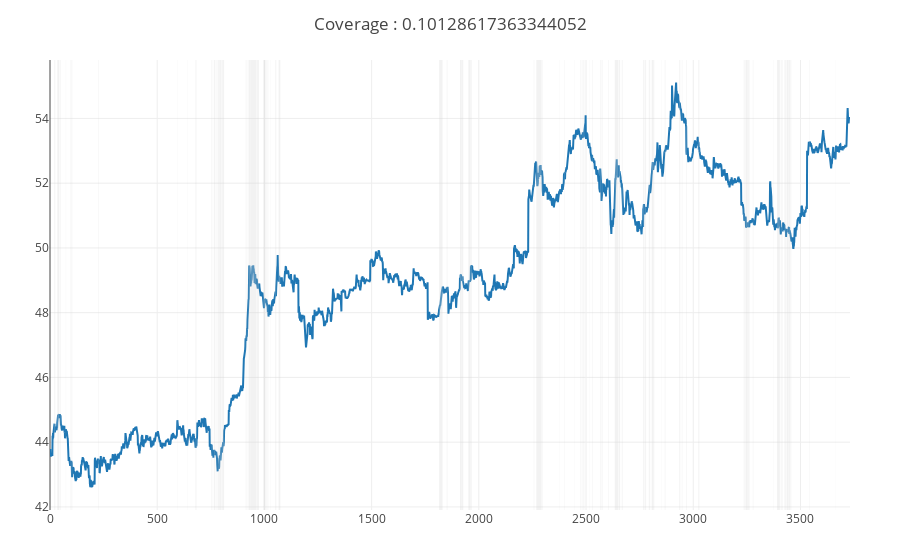

The notebook cell this image was saved under:
### Code cell
plotprevisibility(controlt.lastPrice, prevprobs .>= .5)

### Figure 1 — Plotly figure (JSON) as saved in the notebook; plotly's stock layout.template omitted (floating-point values rounded to 4 significant figures; data arrays with more than 128 entries replaced by an {"elided": "..."} marker saying what was removed)
{"data": [{"type": "scatter", "y": {"elided": "3732 float values"}}], "layout": {"autosize": true, "margin": {"b": 50, "l": 50, "r": 50, "t": 60}, "shapes": [{"fillcolor": "#d3d3d3", "line": {"width": 0}, "opacity": 0.3, "type": "rect", "x0": 20, "x1": 23, "xref": "x", "y0": 0, "y1": 1, "yref": "paper"}, {"fillcolor": "#d3d3d3", "line": {"width": 0}, "opacity": 0.3, "type": "rect", "x0": 26, "x1": 27, "xref": "x", "y0": 0, "y1": 1, "yref": "paper"}, {"fillcolor": "#d3d3d3", "line": {"width": 0}, "opacity": 0.3, "type": "rect", "x0": 34, "x1": 42, "xref": "x", "y0": 0, "y1": 1, "yref": "paper"}, {"fillcolor": "#d3d3d3", "line": {"width": 0}, "opacity": 0.3, "type": "rect", "x0": 43, "x1": 44, "xref": "x", "y0": 0, "y1": 1, "yref": "paper"}, {"fillcolor": "#d3d3d3", "line": {"width": 0}, "opacity": 0.3, "type": "rect", "x0": 46, "x1": 47, "xref": "x", "y0": 0, "y1": 1, "yref": "paper"}, {"fillcolor": "#d3d3d3", "line": {"width": 0}, "opacity": 0.3, "type": "rect", "x0": 49, "x1": 51, "xref": "x", "y0": 0, "y1": 1, "yref": "paper"}, {"fillcolor": "#d3d3d3", "line": {"width": 0}, "opacity": 0.3, "type": "rect", "x0": 74, "x1": 75, "xref": "x", "y0": 0, "y1": 1, "yref": "paper"}, {"fillcolor": "#d3d3d3", "line": {"width": 0}, "opacity": 0.3, "type": "rect", "x0": 95, "x1": 96, "xref": "x", "y0": 0, "y1": 1, "yref": "paper"}, {"fillcolor": "#d3d3d3", "line": {"width": 0}, "opacity": 0.3, "type": "rect", "x0": 97, "x1": 98, "xref": "x", "y0": 0, "y1": 1, "yref": "paper"}, {"fillcolor": "#d3d3d3", "line": {"width": 0}, "opacity": 0.3, "type": "rect", "x0": 99, "x1": 101, "xref": "x", "y0": 0, "y1": 1, "yref": "paper"}, {"fillcolor": "#d3d3d3", "line": {"width": 0}, "opacity": 0.3, "type": "rect", "x0": 103, "x1": 104, "xref": "x", "y0": 0, "y1": 1, "yref": "paper"}, {"fillcolor": "#d3d3d3", "line": {"width": 0}, "opacity": 0.3, "type": "rect", "x0": 224, "x1": 226, "xref": "x", "y0": 0, "y1": 1, "yref": "paper"}, {"fillcolor": "#d3d3d3", "line": {"width": 0}, "opacity": 0.3, "type": "rect", "x0": 594, "x1": 595, "xref": "x", "y0": 0, "y1": 1, "yref": "paper"}, {"fillcolor": "#d3d3d3", "line": {"width": 0}, "opacity": 0.3, "type": "rect", "x0": 640, "x1": 641, "xref": "x", "y0": 0, "y1": 1, "yref": "paper"}, {"fillcolor": "#d3d3d3", "line": {"width": 0}, "opacity": 0.3, "type": "rect", "x0": 678, "x1": 679, "xref": "x", "y0": 0, "y1": 1, "yref": "paper"}, {"fillcolor": "#d3d3d3", "line": {"width": 0}, "opacity": 0.3, "type": "rect", "x0": 680, "x1": 683, "xref": "x", "y0": 0, "y1": 1, "yref": "paper"}, {"fillcolor": "#d3d3d3", "line": {"width": 0}, "opacity": 0.3, "type": "rect", "x0": 752, "x1": 753, "xref": "x", "y0": 0, "y1": 1, "yref": "paper"}, {"fillcolor": "#d3d3d3", "line": {"width": 0}, "opacity": 0.3, "type": "rect", "x0": 754, "x1": 755, "xref": "x", "y0": 0, "y1": 1, "yref": "paper"}, {"fillcolor": "#d3d3d3", "line": {"width": 0}, "opacity": 0.3, "type": "rect", "x0": 759, "x1": 760, "xref": "x", "y0": 0, "y1": 1, "yref": "paper"}, {"fillcolor": "#d3d3d3", "line": {"width": 0}, "opacity": 0.3, "type": "rect", "x0": 764, "x1": 768, "xref": "x", "y0": 0, "y1": 1, "yref": "paper"}, {"fillcolor": "#d3d3d3", "line": {"width": 0}, "opacity": 0.3, "type": "rect", "x0": 769, "x1": 770, "xref": "x", "y0": 0, "y1": 1, "yref": "paper"}, {"fillcolor": "#d3d3d3", "line": {"width": 0}, "opacity": 0.3, "type": "rect", "x0": 772, "x1": 773, "xref": "x", "y0": 0, "y1": 1, "yref": "paper"}, {"fillcolor": "#d3d3d3", "line": {"width": 0}, "opacity": 0.3, "type": "rect", "x0": 777, "x1": 780, "xref": "x", "y0": 0, "y1": 1, "yref": "paper"}, {"fillcolor": "#d3d3d3", "line": {"width": 0}, "opacity": 0.3, "type": "rect", "x0": 783, "x1": 784, "xref": "x", "y0": 0, "y1": 1, "yref": "paper"}, {"fillcolor": "#d3d3d3", "line": {"width": 0}, "opacity": 0.3, "type": "rect", "x0": 785, "x1": 792, "xref": "x", "y0": 0, "y1": 1, "yref": "paper"}, {"fillcolor": "#d3d3d3", "line": {"width": 0}, "opacity": 0.3, "type": "rect", "x0": 793, "x1": 798, "xref": "x", "y0": 0, "y1": 1, "yref": "paper"}, {"fillcolor": "#d3d3d3", "line": {"width": 0}, "opacity": 0.3, "type": "rect", "x0": 800, "x1": 806, "xref": "x", "y0": 0, "y1": 1, "yref": "paper"}, {"fillcolor": "#d3d3d3", "line": {"width": 0}, "opacity": 0.3, "type": "rect", "x0": 807, "x1": 812, "xref": "x", "y0": 0, "y1": 1, "yref": "paper"}, {"fillcolor": "#d3d3d3", "line": {"width": 0}, "opacity": 0.3, "type": "rect", "x0": 913, "x1": 914, "xref": "x", "y0": 0, "y1": 1, "yref": "paper"}, {"fillcolor": "#d3d3d3", "line": {"width": 0}, "opacity": 0.3, "type": "rect", "x0": 916, "x1": 918, "xref": "x", "y0": 0, "y1": 1, "yref": "paper"}, {"fillcolor": "#d3d3d3", "line": {"width": 0}, "opacity": 0.3, "type": "rect", "x0": 920, "x1": 921, "xref": "x", "y0": 0, "y1": 1, "yref": "paper"}, {"fillcolor": "#d3d3d3", "line": {"width": 0}, "opacity": 0.3, "type": "rect", "x0": 926, "x1": 934, "xref": "x", "y0": 0, "y1": 1, "yref": "paper"}, {"fillcolor": "#d3d3d3", "line": {"width": 0}, "opacity": 0.3, "type": "rect", "x0": 935, "x1": 962, "xref": "x", "y0": 0, "y1": 1, "yref": "paper"}, {"fillcolor": "#d3d3d3", "line": {"width": 0}, "opacity": 0.3, "type": "rect", "x0": 964, "x1": 968, "xref": "x", "y0": 0, "y1": 1, "yref": "paper"}, {"fillcolor": "#d3d3d3", "line": {"width": 0}, "opacity": 0.3, "type": "rect", "x0": 969, "x1": 974, "xref": "x", "y0": 0, "y1": 1, "yref": "paper"}, {"fillcolor": "#d3d3d3", "line": {"width": 0}, "opacity": 0.3, "type": "rect", "x0": 994, "x1": 995, "xref": "x", "y0": 0, "y1": 1, "yref": "paper"}, {"fillcolor": "#d3d3d3", "line": {"width": 0}, "opacity": 0.3, "type": "rect", "x0": 996, "x1": 1006, "xref": "x", "y0": 0, "y1": 1, "yref": "paper"}, {"fillcolor": "#d3d3d3", "line": {"width": 0}, "opacity": 0.3, "type": "rect", "x0": 1010, "x1": 1014, "xref": "x", "y0": 0, "y1": 1, "yref": "paper"}, {"fillcolor": "#d3d3d3", "line": {"width": 0}, "opacity": 0.3, "type": "rect", "x0": 1019, "x1": 1020, "xref": "x", "y0": 0, "y1": 1, "yref": "paper"}, {"fillcolor": "#d3d3d3", "line": {"width": 0}, "opacity": 0.3, "type": "rect", "x0": 1027, "x1": 1028, "xref": "x", "y0": 0, "y1": 1, "yref": "paper"}, {"fillcolor": "#d3d3d3", "line": {"width": 0}, "opacity": 0.3, "type": "rect", "x0": 1050, "x1": 1053, "xref": "x", "y0": 0, "y1": 1, "yref": "paper"}, {"fillcolor": "#d3d3d3", "line": {"width": 0}, "opacity": 0.3, "type": "rect", "x0": 1055, "x1": 1056, "xref": "x", "y0": 0, "y1": 1, "yref": "paper"}, {"fillcolor": "#d3d3d3", "line": {"width": 0}, "opacity": 0.3, "type": "rect", "x0": 1066, "x1": 1074, "xref": "x", "y0": 0, "y1": 1, "yref": "paper"}, {"fillcolor": "#d3d3d3", "line": {"width": 0}, "opacity": 0.3, "type": "rect", "x0": 1815, "x1": 1829, "xref": "x", "y0": 0, "y1": 1, "yref": "paper"}, {"fillcolor": "#d3d3d3", "line": {"width": 0}, "opacity": 0.3, "type": "rect", "x0": 1831, "x1": 1833, "xref": "x", "y0": 0, "y1": 1, "yref": "paper"}, {"fillcolor": "#d3d3d3", "line": {"width": 0}, "opacity": 0.3, "type": "rect", "x0": 1848, "x1": 1849, "xref": "x", "y0": 0, "y1": 1, "yref": "paper"}, {"fillcolor": "#d3d3d3", "line": {"width": 0}, "opacity": 0.3, "type": "rect", "x0": 1852, "x1": 1854, "xref": "x", "y0": 0, "y1": 1, "yref": "paper"}, {"fillcolor": "#d3d3d3", "line": {"width": 0}, "opacity": 0.3, "type": "rect", "x0": 1912, "x1": 1920, "xref": "x", "y0": 0, "y1": 1, "yref": "paper"}, {"fillcolor": "#d3d3d3", "line": {"width": 0}, "opacity": 0.3, "type": "rect", "x0": 1921, "x1": 1926, "xref": "x", "y0": 0, "y1": 1, "yref": "paper"}, {"fillcolor": "#d3d3d3", "line": {"width": 0}, "opacity": 0.3, "type": "rect", "x0": 1929, "x1": 1930, "xref": "x", "y0": 0, "y1": 1, "yref": "paper"}, {"fillcolor": "#d3d3d3", "line": {"width": 0}, "opacity": 0.3, "type": "rect", "x0": 1951, "x1": 1961, "xref": "x", "y0": 0, "y1": 1, "yref": "paper"}, {"fillcolor": "#d3d3d3", "line": {"width": 0}, "opacity": 0.3, "type": "rect", "x0": 1962, "x1": 1963, "xref": "x", "y0": 0, "y1": 1, "yref": "paper"}, {"fillcolor": "#d3d3d3", "line": {"width": 0}, "opacity": 0.3, "type": "rect", "x0": 1964, "x1": 1967, "xref": "x", "y0": 0, "y1": 1, "yref": "paper"}, {"fillcolor": "#d3d3d3", "line": {"width": 0}, "opacity": 0.3, "type": "rect", "x0": 2256, "x1": 2257, "xref": "x", "y0": 0, "y1": 1, "yref": "paper"}, {"fillcolor": "#d3d3d3", "line": {"width": 0}, "opacity": 0.3, "type": "rect", "x0": 2260, "x1": 2261, "xref": "x", "y0": 0, "y1": 1, "yref": "paper"}, {"fillcolor": "#d3d3d3", "line": {"width": 0}, "opacity": 0.3, "type": "rect", "x0": 2268, "x1": 2292, "xref": "x", "y0": 0, "y1": 1, "yref": "paper"}, {"fillcolor": "#d3d3d3", "line": {"width": 0}, "opacity": 0.3, "type": "rect", "x0": 2293, "x1": 2294, "xref": "x", "y0": 0, "y1": 1, "yref": "paper"}, {"fillcolor": "#d3d3d3", "line": {"width": 0}, "opacity": 0.3, "type": "rect", "x0": 2296, "x1": 2297, "xref": "x", "y0": 0, "y1": 1, "yref": "paper"}, {"fillcolor": "#d3d3d3", "line": {"width": 0}, "opacity": 0.3, "type": "rect", "x0": 2298, "x1": 2299, "xref": "x", "y0": 0, "y1": 1, "yref": "paper"}, {"fillcolor": "#d3d3d3", "line": {"width": 0}, "opacity": 0.3, "type": "rect", "x0": 2374, "x1": 2375, "xref": "x", "y0": 0, "y1": 1, "yref": "paper"}, {"fillcolor": "#d3d3d3", "line": {"width": 0}, "opacity": 0.3, "type": "rect", "x0": 2397, "x1": 2399, "xref": "x", "y0": 0, "y1": 1, "yref": "paper"}, {"fillcolor": "#d3d3d3", "line": {"width": 0}, "opacity": 0.3, "type": "rect", "x0": 2444, "x1": 2445, "xref": "x", "y0": 0, "y1": 1, "yref": "paper"}, {"fillcolor": "#d3d3d3", "line": {"width": 0}, "opacity": 0.3, "type": "rect", "x0": 2472, "x1": 2473, "xref": "x", "y0": 0, "y1": 1, "yref": "paper"}, {"fillcolor": "#d3d3d3", "line": {"width": 0}, "opacity": 0.3, "type": "rect", "x0": 2474, "x1": 2475, "xref": "x", "y0": 0, "y1": 1, "yref": "paper"}, {"fillcolor": "#d3d3d3", "line": {"width": 0}, "opacity": 0.3, "type": "rect", "x0": 2480, "x1": 2483, "xref": "x", "y0": 0, "y1": 1, "yref": "paper"}, {"fillcolor": "#d3d3d3", "line": {"width": 0}, "opacity": 0.3, "type": "rect", "x0": 2486, "x1": 2488, "xref": "x", "y0": 0, "y1": 1, "yref": "paper"}, {"fillcolor": "#d3d3d3", "line": {"width": 0}, "opacity": 0.3, "type": "rect", "x0": 2490, "x1": 2492, "xref": "x", "y0": 0, "y1": 1, "yref": "paper"}, {"fillcolor": "#d3d3d3", "line": {"width": 0}, "opacity": 0.3, "type": "rect", "x0": 2516, "x1": 2517, "xref": "x", "y0": 0, "y1": 1, "yref": "paper"}, {"fillcolor": "#d3d3d3", "line": {"width": 0}, "opacity": 0.3, "type": "rect", "x0": 2529, "x1": 2531, "xref": "x", "y0": 0, "y1": 1, "yref": "paper"}, {"fillcolor": "#d3d3d3", "line": {"width": 0}, "opacity": 0.3, "type": "rect", "x0": 2567, "x1": 2571, "xref": "x", "y0": 0, "y1": 1, "yref": "paper"}, {"fillcolor": "#d3d3d3", "line": {"width": 0}, "opacity": 0.3, "type": "rect", "x0": 2575, "x1": 2577, "xref": "x", "y0": 0, "y1": 1, "yref": "paper"}, {"fillcolor": "#d3d3d3", "line": {"width": 0}, "opacity": 0.3, "type": "rect", "x0": 2604, "x1": 2606, "xref": "x", "y0": 0, "y1": 1, "yref": "paper"}, {"fillcolor": "#d3d3d3", "line": {"width": 0}, "opacity": 0.3, "type": "rect", "x0": 2634, "x1": 2649, "xref": "x", "y0": 0, "y1": 1, "yref": "paper"}, {"fillcolor": "#d3d3d3", "line": {"width": 0}, "opacity": 0.3, "type": "rect", "x0": 2651, "x1": 2653, "xref": "x", "y0": 0, "y1": 1, "yref": "paper"}, {"fillcolor": "#d3d3d3", "line": {"width": 0}, "opacity": 0.3, "type": "rect", "x0": 2654, "x1": 2659, "xref": "x", "y0": 0, "y1": 1, "yref": "paper"}, {"fillcolor": "#d3d3d3", "line": {"width": 0}, "opacity": 0.3, "type": "rect", "x0": 2667, "x1": 2668, "xref": "x", "y0": 0, "y1": 1, "yref": "paper"}, {"fillcolor": "#d3d3d3", "line": {"width": 0}, "opacity": 0.3, "type": "rect", "x0": 2669, "x1": 2671, "xref": "x", "y0": 0, "y1": 1, "yref": "paper"}, {"fillcolor": "#d3d3d3", "line": {"width": 0}, "opacity": 0.3, "type": "rect", "x0": 2767, "x1": 2772, "xref": "x", "y0": 0, "y1": 1, "yref": "paper"}, {"fillcolor": "#d3d3d3", "line": {"width": 0}, "opacity": 0.3, "type": "rect", "x0": 2776, "x1": 2780, "xref": "x", "y0": 0, "y1": 1, "yref": "paper"}, {"fillcolor": "#d3d3d3", "line": {"width": 0}, "opacity": 0.3, "type": "rect", "x0": 2793, "x1": 2795, "xref": "x", "y0": 0, "y1": 1, "yref": "paper"}, {"fillcolor": "#d3d3d3", "line": {"width": 0}, "opacity": 0.3, "type": "rect", "x0": 2796, "x1": 2799, "xref": "x", "y0": 0, "y1": 1, "yref": "paper"}, {"fillcolor": "#d3d3d3", "line": {"width": 0}, "opacity": 0.3, "type": "rect", "x0": 2806, "x1": 2814, "xref": "x", "y0": 0, "y1": 1, "yref": "paper"}, {"fillcolor": "#d3d3d3", "line": {"width": 0}, "opacity": 0.3, "type": "rect", "x0": 2815, "x1": 2818, "xref": "x", "y0": 0, "y1": 1, "yref": "paper"}, {"fillcolor": "#d3d3d3", "line": {"width": 0}, "opacity": 0.3, "type": "rect", "x0": 2852, "x1": 2853, "xref": "x", "y0": 0, "y1": 1, "yref": "paper"}, {"fillcolor": "#d3d3d3", "line": {"width": 0}, "opacity": 0.3, "type": "rect", "x0": 2866, "x1": 2867, "xref": "x", "y0": 0, "y1": 1, "yref": "paper"}, {"fillcolor": "#d3d3d3", "line": {"width": 0}, "opacity": 0.3, "type": "rect", "x0": 2868, "x1": 2870, "xref": "x", "y0": 0, "y1": 1, "yref": "paper"}, {"fillcolor": "#d3d3d3", "line": {"width": 0}, "opacity": 0.3, "type": "rect", "x0": 2935, "x1": 2939, "xref": "x", "y0": 0, "y1": 1, "yref": "paper"}, {"fillcolor": "#d3d3d3", "line": {"width": 0}, "opacity": 0.3, "type": "rect", "x0": 2947, "x1": 2948, "xref": "x", "y0": 0, "y1": 1, "yref": "paper"}, {"fillcolor": "#d3d3d3", "line": {"width": 0}, "opacity": 0.3, "type": "rect", "x0": 2951, "x1": 2952, "xref": "x", "y0": 0, "y1": 1, "yref": "paper"}, {"fillcolor": "#d3d3d3", "line": {"width": 0}, "opacity": 0.3, "type": "rect", "x0": 2966, "x1": 2969, "xref": "x", "y0": 0, "y1": 1, "yref": "paper"}, {"fillcolor": "#d3d3d3", "line": {"width": 0}, "opacity": 0.3, "type": "rect", "x0": 3023, "x1": 3024, "xref": "x", "y0": 0, "y1": 1, "yref": "paper"}, {"fillcolor": "#d3d3d3", "line": {"width": 0}, "opacity": 0.3, "type": "rect", "x0": 3025, "x1": 3028, "xref": "x", "y0": 0, "y1": 1, "yref": "paper"}, {"fillcolor": "#d3d3d3", "line": {"width": 0}, "opacity": 0.3, "type": "rect", "x0": 3235, "x1": 3236, "xref": "x", "y0": 0, "y1": 1, "yref": "paper"}, {"fillcolor": "#d3d3d3", "line": {"width": 0}, "opacity": 0.3, "type": "rect", "x0": 3239, "x1": 3244, "xref": "x", "y0": 0, "y1": 1, "yref": "paper"}, {"fillcolor": "#d3d3d3", "line": {"width": 0}, "opacity": 0.3, "type": "rect", "x0": 3246, "x1": 3254, "xref": "x", "y0": 0, "y1": 1, "yref": "paper"}, {"fillcolor": "#d3d3d3", "line": {"width": 0}, "opacity": 0.3, "type": "rect", "x0": 3255, "x1": 3259, "xref": "x", "y0": 0, "y1": 1, "yref": "paper"}, {"fillcolor": "#d3d3d3", "line": {"width": 0}, "opacity": 0.3, "type": "rect", "x0": 3260, "x1": 3261, "xref": "x", "y0": 0, "y1": 1, "yref": "paper"}, {"fillcolor": "#d3d3d3", "line": {"width": 0}, "opacity": 0.3, "type": "rect", "x0": 3262, "x1": 3263, "xref": "x", "y0": 0, "y1": 1, "yref": "paper"}, {"fillcolor": "#d3d3d3", "line": {"width": 0}, "opacity": 0.3, "type": "rect", "x0": 3278, "x1": 3280, "xref": "x", "y0": 0, "y1": 1, "yref": "paper"}, {"fillcolor": "#d3d3d3", "line": {"width": 0}, "opacity": 0.3, "type": "rect", "x0": 3375, "x1": 3376, "xref": "x", "y0": 0, "y1": 1, "yref": "paper"}, {"fillcolor": "#d3d3d3", "line": {"width": 0}, "opacity": 0.3, "type": "rect", "x0": 3391, "x1": 3404, "xref": "x", "y0": 0, "y1": 1, "yref": "paper"}, {"fillcolor": "#d3d3d3", "line": {"width": 0}, "opacity": 0.3, "type": "rect", "x0": 3406, "x1": 3407, "xref": "x", "y0": 0, "y1": 1, "yref": "paper"}, {"fillcolor": "#d3d3d3", "line": {"width": 0}, "opacity": 0.3, "type": "rect", "x0": 3409, "x1": 3410, "xref": "x", "y0": 0, "y1": 1, "yref": "paper"}, {"fillcolor": "#d3d3d3", "line": {"width": 0}, "opacity": 0.3, "type": "rect", "x0": 3412, "x1": 3415, "xref": "x", "y0": 0, "y1": 1, "yref": "paper"}, {"fillcolor": "#d3d3d3", "line": {"width": 0}, "opacity": 0.3, "type": "rect", "x0": 3416, "x1": 3417, "xref": "x", "y0": 0, "y1": 1, "yref": "paper"}, {"fillcolor": "#d3d3d3", "line": {"width": 0}, "opacity": 0.3, "type": "rect", "x0": 3425, "x1": 3427, "xref": "x", "y0": 0, "y1": 1, "yref": "paper"}, {"fillcolor": "#d3d3d3", "line": {"width": 0}, "opacity": 0.3, "type": "rect", "x0": 3429, "x1": 3432, "xref": "x", "y0": 0, "y1": 1, "yref": "paper"}, {"fillcolor": "#d3d3d3", "line": {"width": 0}, "opacity": 0.3, "type": "rect", "x0": 3434, "x1": 3435, "xref": "x", "y0": 0, "y1": 1, "yref": "paper"}, {"fillcolor": "#d3d3d3", "line": {"width": 0}, "opacity": 0.3, "type": "rect", "x0": 3436, "x1": 3444, "xref": "x", "y0": 0, "y1": 1, "yref": "paper"}, {"fillcolor": "#d3d3d3", "line": {"width": 0}, "opacity": 0.3, "type": "rect", "x0": 3445, "x1": 3446, "xref": "x", "y0": 0, "y1": 1, "yref": "paper"}, {"fillcolor": "#d3d3d3", "line": {"width": 0}, "opacity": 0.3, "type": "rect", "x0": 3447, "x1": 3454, "xref": "x", "y0": 0, "y1": 1, "yref": "paper"}, {"fillcolor": "#d3d3d3", "line": {"width": 0}, "opacity": 0.3, "type": "rect", "x0": 3457, "x1": 3458, "xref": "x", "y0": 0, "y1": 1, "yref": "paper"}, {"fillcolor": "#d3d3d3", "line": {"width": 0}, "opacity": 0.3, "type": "rect", "x0": 3540, "x1": 3542, "xref": "x", "y0": 0, "y1": 1, "yref": "paper"}, {"fillcolor": "#d3d3d3", "line": {"width": 0}, "opacity": 0.3, "type": "rect", "x0": 3665, "x1": 3666, "xref": "x", "y0": 0, "y1": 1, "yref": "paper"}], "title": {"text": "Coverage : 0.10128617363344052"}, "xaxis": {"autorange": true, "range": [0, 3731]}, "yaxis": {"autorange": true, "range": [41.91, 55.8], "type": "linear"}}}
